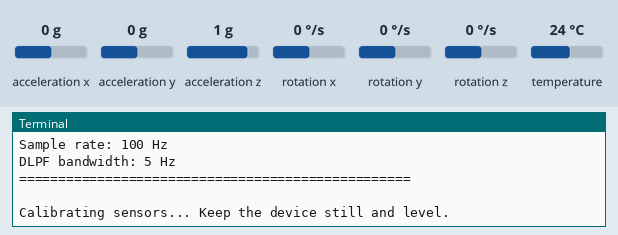
This program was run on a simulated Raspberry Pi (BCM pin numbers). On the bench: the last lines printed to the terminal. Inputs (shaded band) come from the test bench; at power-on: acceleration x 0 g, acceleration y 0 g, acceleration z 1 g, rotation x 0 °/s, rotation y 0 °/s, rotation z 0 °/s, temperature 24 °C. The clock reads 2024-03-15 10:24:30 at power-on unless the program sets it.

Above: at 1.2 s.
1.3 s: acceleration x set to -1.4 g
At 1.78 s:
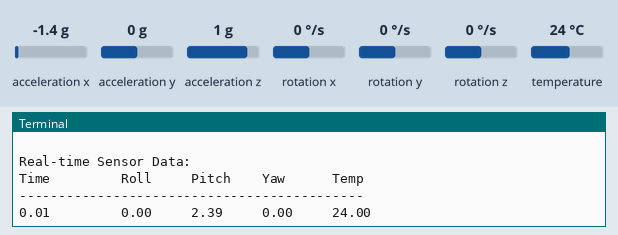
3.1 s: acceleration y set to -1.4 g
At 3.24 s:
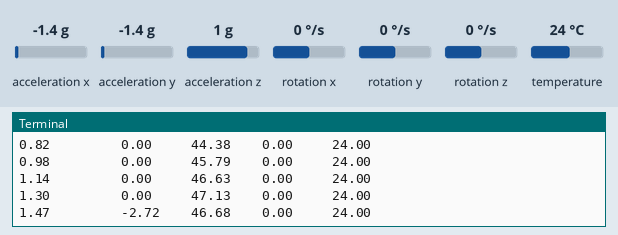
4.7 s: acceleration z set to -1.4 g
At 4.7 s:
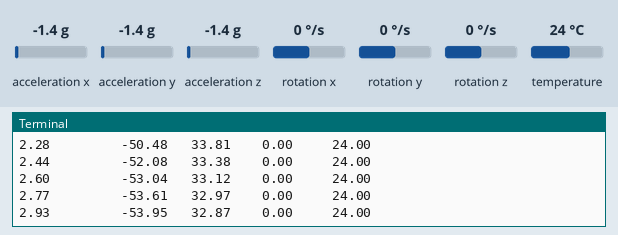
6.7 s: rotation x set to -192 °/s
At 6.81 s:
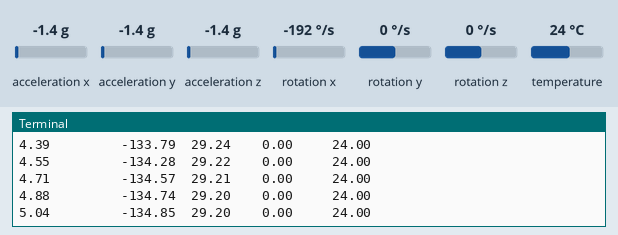
Timing chart, 0 to 9.2 s (numbered marks = the images above; inputs shaded):
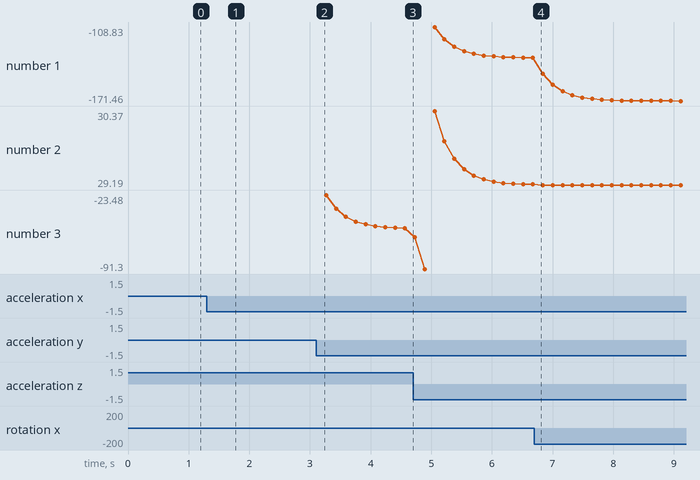

The program:

mpu6050_rpi3bplus.py
```python
#!/usr/bin/env python3
"""
MPU6050 3D IMU Visualization for Raspberry Pi 3B+
Author: Naman Harshwal
License: MIT

This script provides real-time 3D visualization of MPU6050 sensor data
using a complementary filter for sensor fusion on Raspberry Pi 3B+.
"""

import smbus
import math
import time
import json
import numpy as np
from threading import Thread
from collections import deque

# MPU6050 Registers and Constants
MPU6050_ADDR = 0x68
MPU6050_PWR_MGMT_1 = 0x6B
MPU6050_PWR_MGMT_2 = 0x6C
MPU6050_ACCEL_XOUT_H = 0x3B
MPU6050_GYRO_XOUT_H = 0x43
MPU6050_TEMP_OUT_H = 0x41
MPU6050_CONFIG = 0x1A
MPU6050_GYRO_CONFIG = 0x1B
MPU6050_ACCEL_CONFIG = 0x1C
MPU6050_INT_ENABLE = 0x38
MPU6050_WHO_AM_I = 0x75

# I2C Bus
BUS = smbus.SMBus(1)  # Raspberry Pi I2C bus 1


class MPU6050Sensor:
    """Complete MPU6050 sensor driver with sensor fusion"""

    def __init__(self, addr=MPU6050_ADDR, sample_rate=100):
        self.addr = addr
        self.sample_rate = sample_rate
        self.dt = 1.0 / sample_rate

        # Calibration values
        self.accel_offset = np.array([0.0, 0.0, 0.0])
        self.gyro_offset = np.array([0.0, 0.0, 0.0])

        # Current orientation (roll, pitch, yaw)
        self.roll = 0.0
        self.pitch = 0.0
        self.yaw = 0.0

        # Complementary filter weights
        self.alpha = 0.95  # Gyroscope weight
        self.beta = 0.05   # Accelerometer weight

        # Data history for visualization
        self.data_history = deque(maxlen=1000)
        self.is_running = False

        self.initialize_sensor()

    def initialize_sensor(self):
        """Initialize MPU6050 sensor and verify connection"""
        try:
            # Check WHO_AM_I register
            who_am_i = self.read_byte(MPU6050_WHO_AM_I)
            if who_am_i != 0x68:
                raise Exception(f"MPU6050 not found! WHO_AM_I returned: {hex(who_am_i)}")

            print(f"\n{'='*50}")
            print("MPU6050 Sensor Initialization")
            print(f"{'='*50}")
            print(f"I2C Address: 0x{self.addr:02X}")
            print(f"Sensor ID (WHO_AM_I): 0x{who_am_i:02X}")

            # Wake up the sensor
            self.write_byte(MPU6050_PWR_MGMT_1, 0x00)
            time.sleep(0.1)

            # Set gyroscope and accelerometer ranges
            self.write_byte(MPU6050_GYRO_CONFIG, 0x00)  # ±250°/s
            self.write_byte(MPU6050_ACCEL_CONFIG, 0x00)  # ±2g

            # Set digital low-pass filter
            self.write_byte(MPU6050_CONFIG, 0x06)  # 5Hz bandwidth

            # Enable interrupt
            self.write_byte(MPU6050_INT_ENABLE, 0x01)

            print(f"Gyroscope range: ±250°/s")
            print(f"Accelerometer range: ±2g")
            print(f"Sample rate: {self.sample_rate} Hz")
            print(f"DLPF bandwidth: 5 Hz")
            print(f"{'='*50}\n")

            # Calibrate sensors
            self.calibrate_sensors()

        except Exception as e:
            print(f"Sensor Initialization Error: {e}")
            raise

    def calibrate_sensors(self, samples=100):
        """Calibrate accelerometer and gyroscope offsets"""
        print("Calibrating sensors... Keep the device still and level.")

        accel_sum = np.array([0.0, 0.0, 0.0])
        gyro_sum = np.array([0.0, 0.0, 0.0])

        for _ in range(samples):
            accel_data = self.read_accel()
            gyro_data = self.read_gyro()

            accel_sum += accel_data
            gyro_sum += gyro_data

            time.sleep(self.dt)

        self.accel_offset = accel_sum / samples
        self.gyro_offset = gyro_sum / samples

        # Subtract gravity from Z-axis
        self.accel_offset[2] -= 9.81

        print(f"Accelerometer offset: {self.accel_offset}")
        print(f"Gyroscope offset: {self.gyro_offset}")
        print("Calibration complete!\n")

    def read_byte(self, register):
        """Read single byte from register"""
        return BUS.read_byte_data(self.addr, register)

    def write_byte(self, register, value):
        """Write single byte to register"""
        BUS.write_byte_data(self.addr, register, value)

    def read_word(self, register):
        """Read 16-bit word from register (MSB first)"""
        high = self.read_byte(register)
        low = self.read_byte(register + 1)
        value = (high << 8) | low

        # Handle signed values
        if value >= 0x8000:
            value = -((65535 - value) + 1)

        return value

    def read_accel(self):
        """Read accelerometer data in m/s²"""
        ax_raw = self.read_word(MPU6050_ACCEL_XOUT_H) / 16384.0 * 9.81  # Scale to ±2g
        ay_raw = self.read_word(MPU6050_ACCEL_XOUT_H + 2) / 16384.0 * 9.81
        az_raw = self.read_word(MPU6050_ACCEL_XOUT_H + 4) / 16384.0 * 9.81

        return np.array([ax_raw, ay_raw, az_raw]) - self.accel_offset

    def read_gyro(self):
        """Read gyroscope data in degrees/second"""
        gx_raw = self.read_word(MPU6050_GYRO_XOUT_H) / 131.0  # Scale to ±250°/s
        gy_raw = self.read_word(MPU6050_GYRO_XOUT_H + 2) / 131.0
        gz_raw = self.read_word(MPU6050_GYRO_XOUT_H + 4) / 131.0

        return np.array([gx_raw, gy_raw, gz_raw]) - self.gyro_offset

    def read_temp(self):
        """Read temperature in Celsius"""
        raw_temp = self.read_word(MPU6050_TEMP_OUT_H)
        temp_c = raw_temp / 340.0 + 36.53
        return temp_c

    def complementary_filter(self, accel, gyro):
        """Apply complementary filter for sensor fusion"""
        # Calculate angles from accelerometer
        accel_roll = math.atan2(accel[1], accel[2]) * 180.0 / math.pi
        accel_pitch = math.atan2(-accel[0], math.sqrt(accel[1]**2 + accel[2]**2)) * 180.0 / math.pi

        # Apply complementary filter
        self.roll = self.alpha * (self.roll + gyro[0] * self.dt) + self.beta * accel_roll
        self.pitch = self.alpha * (self.pitch + gyro[1] * self.dt) + self.beta * accel_pitch
        self.yaw += gyro[2] * self.dt

    def read_sensor(self):
        """Read all sensor data and update orientation"""
        try:
            accel = self.read_accel()
            gyro = self.read_gyro()
            temp = self.read_temp()

            # Update orientation using complementary filter
            self.complementary_filter(accel, gyro)

            # Create data record
            data = {
                'timestamp': time.time(),
                'accel_x': round(accel[0], 4),
                'accel_y': round(accel[1], 4),
                'accel_z': round(accel[2], 4),
                'gyro_x': round(gyro[0], 4),
                'gyro_y': round(gyro[1], 4),
                'gyro_z': round(gyro[2], 4),
                'roll': round(self.roll, 2),
                'pitch': round(self.pitch, 2),
                'yaw': round(self.yaw, 2),
                'temp': round(temp, 2)
            }

            self.data_history.append(data)
            return data

        except Exception as e:
            print(f"Sensor Read Error: {e}")
            return None

    def start_continuous_reading(self):
        """Start continuous sensor reading in background thread"""
        self.is_running = True

        def read_loop():
            while self.is_running:
                self.read_sensor()
                time.sleep(self.dt)

        thread = Thread(target=read_loop, daemon=True)
        thread.start()
        print("Continuous sensor reading started.")

    def stop_continuous_reading(self):
        """Stop continuous sensor reading"""
        self.is_running = False
        print("Continuous sensor reading stopped.")

    def get_latest_data(self):
        """Get the most recent sensor reading"""
        if self.data_history:
            return self.data_history[-1]
        return None

    def get_data_json(self):
        """Get latest sensor data as JSON string"""
        data = self.get_latest_data()
        if data:
            return json.dumps(data)
        return None


def main():
    """Main execution function with example usage"""
    print("\nMPU6050 3D IMU Visualization for Raspberry Pi 3B+")
    print("Author: Naman Harshwal")
    print("Repository: mpu6050-imu-3d-visualization\n")

    try:
        # Initialize sensor
        sensor = MPU6050Sensor(sample_rate=100)

        print("Starting 3D visualization...\n")
        print("Real-time Sensor Data:")
        print(f"{'Time':<12} {'Roll':<8} {'Pitch':<8} {'Yaw':<8} {'Temp':<8}")
        print("-" * 44)

        # Read sensor data for 30 seconds
        start_time = time.time()
        count = 0

        while time.time() - start_time < 30:
            data = sensor.read_sensor()

            if data and count % 10 == 0:  # Print every 10th reading
                elapsed = time.time() - start_time
                print(f"{elapsed:<12.2f} {data['roll']:<8.2f} {data['pitch']:<8.2f} {data['yaw']:<8.2f} {data['temp']:<8.2f}")

            count += 1
            time.sleep(sensor.dt)

        print("-" * 44)
        print(f"Total readings: {count}")
        print(f"Average sample rate: {count / (time.time() - start_time):.2f} Hz")
        print("\nVisualization complete!\n")

    except KeyboardInterrupt:
        print("\nProgram interrupted by user")
    except Exception as e:
        print(f"Error: {e}")
    finally:
        print("Sensor cleanup complete.")


if __name__ == "__main__":
    main()
```

Measured:
- after the input at 1.3 s, the terminal: prints a new line after 0.34 s (image 1)
- after the input at 3.1 s, the terminal: prints a new line at once (image 2)
- plotted number 1: -134.85 → -171.46 after the input at 6.7 s
- plotted number 3: -53.95 → -91.3 after the input at 4.7 s
